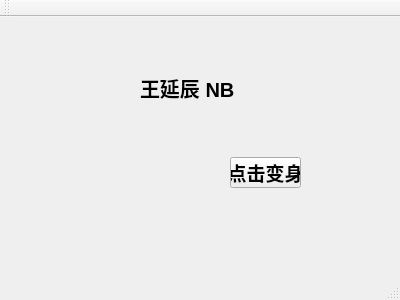
<?xml version="1.0" encoding="UTF-8"?>
<ui version="4.0">
 <class>MainWindow</class>
 <widget class="QMainWindow" name="MainWindow">
  <property name="geometry">
   <rect>
    <x>0</x>
    <y>0</y>
    <width>400</width>
    <height>300</height>
   </rect>
  </property>
  <property name="font">
   <font>
    <weight>75</weight>
    <bold>true</bold>
   </font>
  </property>
  <property name="windowTitle">
   <string>MainWindow</string>
  </property>
  <widget class="QWidget" name="centralWidget">
   <widget class="QLabel" name="label">
    <property name="geometry">
     <rect>
      <x>140</x>
      <y>50</y>
      <width>101</width>
      <height>41</height>
     </rect>
    </property>
    <property name="font">
     <font>
      <pointsize>15</pointsize>
      <italic>false</italic>
      <underline>false</underline>
     </font>
    </property>
    <property name="mouseTracking">
     <bool>false</bool>
    </property>
    <property name="text">
     <string>王延辰 NB !!!</string>
    </property>
   </widget>
   <widget class="QPushButton" name="pushButton">
    <property name="geometry">
     <rect>
      <x>230</x>
      <y>140</y>
      <width>71</width>
      <height>31</height>
     </rect>
    </property>
    <property name="font">
     <font>
      <pointsize>14</pointsize>
     </font>
    </property>
    <property name="text">
     <string>点击变身</string>
    </property>
   </widget>
  </widget>
  <widget class="QMenuBar" name="menuBar">
   <property name="geometry">
    <rect>
     <x>0</x>
     <y>0</y>
     <width>400</width>
     <height>17</height>
    </rect>
   </property>
  </widget>
  <widget class="QToolBar" name="mainToolBar">
   <attribute name="toolBarArea">
    <enum>TopToolBarArea</enum>
   </attribute>
   <attribute name="toolBarBreak">
    <bool>false</bool>
   </attribute>
  </widget>
  <widget class="QStatusBar" name="statusBar"/>
 </widget>
 <layoutdefault spacing="6" margin="11"/>
 <resources/>
 <connections>
  <connection>
   <sender>pushButton</sender>
   <signal>clicked()</signal>
   <receiver>MainWindow</receiver>
   <slot>close()</slot>
   <hints>
    <hint type="sourcelabel">
     <x>265</x>
     <y>182</y>
    </hint>
    <hint type="destinationlabel">
     <x>199</x>
     <y>149</y>
    </hint>
   </hints>
  </connection>
 </connections>
</ui>
